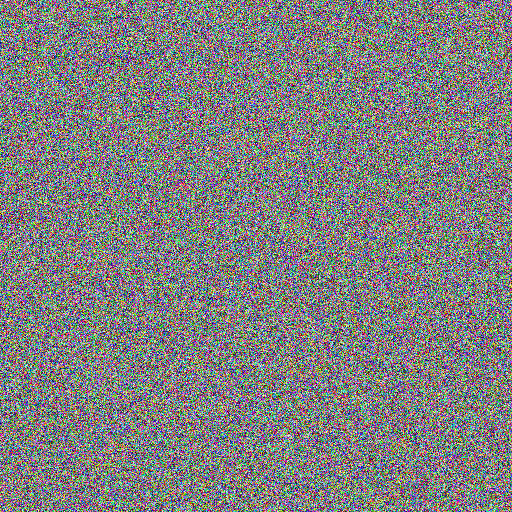
#> input picture Output/EMR/EMR_RDHEI.ppm, 512 x 512 px
$ python recipient.py
#> lines starting #> are read from the running program, lines starting #| are printed output that depends on the picture
### util.py
from subprocess import call
from PIL import Image  # Import Image from Pillow mudule
import numpy as np  # Import Numpy
import pickle  # Store the key1
import os  # Generate cryptographically secure RNG: os.urandom()
import sys  # Import sys
from operator import xor


def sepearte_RGB_channels(image):
    red, green, blue = Image.open(image).convert('RGB').split()
    r = np.array(red)
    g = np.array(green)
    b = np.array(blue)

    return r, g, b


# [55 lines left out: functions user_input, load_key1, image_encryption, embed_optimal_MSB, not called in this run]


def extract_optimal_MSB(bit_plane, pixels):
    pixels = pixels.flatten()
    if bit_plane == 'lsb_plane':
        msb = int(''.join([str(pixels[-1 - i] & 1) for i in range(3)]), 2)
    else:
        msb = int(''.join([str((pixels[-1 - i] & 0x80) % 127) for i in range(4)]), 2)

    return msb


# [64 lines left out: functions embed_map, map_compression, embed_size_info, not called in this run]


def map_extraction(bit_plane, pixels, genre, channel, name):
    pixels = pixels.flatten()
    size = ''  # Get size info
    bits = ''  # Get bits info
    if bit_plane == 'lsb_plane':
        """Extract map from the least siginificant bits"""

        # Get all the least siginificant bits and the hidden size information
        for i in range(len(pixels)):
            bits += str(pixels[i] & 1)
            if (len(pixels) - 22 < i) and (len(pixels) - 3 > i):
                size += str(pixels[i] & 1)

        map_size = int(size, 2)  # Get the map size

        # Write into the '*.jbg' file
        byte = int(bits[:map_size], 2).to_bytes((map_size + 7) // 8, byteorder=sys.byteorder)

    else:
        """Extract map from the most siginificant bits"""
        size = "".join([str((pixels[-i] & 0x80) % 127) for i in range(5, 41)])

        # Get the map size
        location_map_size = int(size[:18][::-1], 2)
        msb_map_size = int(size[18:][::-1], 2)

        bits = ''.join([str((pixels[i] & 0x80) % 127) for i in range(len(pixels))])

        if name == 'location':
            byte = int(bits[:location_map_size], 2).to_bytes((location_map_size + 7) // 8, byteorder=sys.byteorder)
        else:
            byte = int(bits[location_map_size:][:msb_map_size], 2).to_bytes((msb_map_size + 7) // 8,
                                                                            byteorder=sys.byteorder)

    # Write the JBG file for decompressing
    with open(f'../../Output/TEMP/{genre}_write_in_{channel}_{name}_map.jbg', 'wb') as f:
        f.write(byte)

    call(['../.././jbgtopbm', f'../../Output/TEMP/{genre}_write_in_{channel}_{name}_map.jbg',
          f'../../Output/TEMP/{genre}_generate_{channel}_{name}_map.pbm'])

    img = Image.open(f'../../Output/TEMP/{genre}_generate_{channel}_{name}_map.pbm')
    # Decompress the map
    extracted_map = np.invert(np.array(img)).astype('uint8')

    # return the extracted map
    return extracted_map

### Lossy/EMR-RDHEI/recipient.py
from PIL import Image  # Import Image from Pillow mudule
from operator import xor
import content_owner
import numpy as np  # Import Numpy
import random  # Import random module to generate random numbers
import sys

sys.path.append('../../')
import util
import eval


class Receiver:
    def __init__(self, image, original_image):
        self.original_image = original_image
        self.extract_info(image)
        self.recipient('key1&key2')

    def extract_info(self, image):
        # Seperate the original image channels
        self.r, self.g, self.b = util.sepearte_RGB_channels(image)
#> in sepearte_RGB_channels, `red, green, blue = Image.open(image).convert('RGB').split()`:
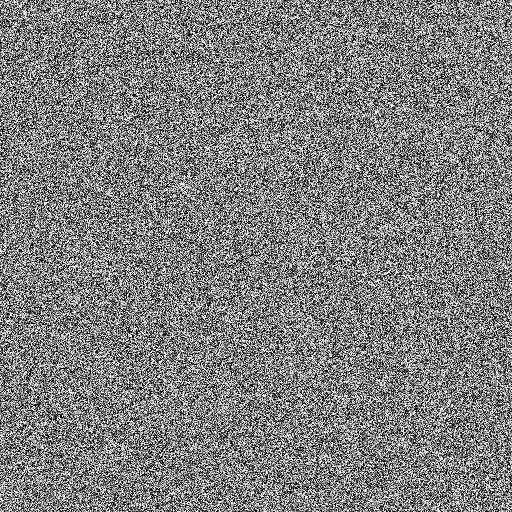
#> red: PIL image 512x512 L; min 0, max 255, mean 127.5
#> in sepearte_RGB_channels, `red, green, blue = Image.open(image).convert('RGB').split()`:
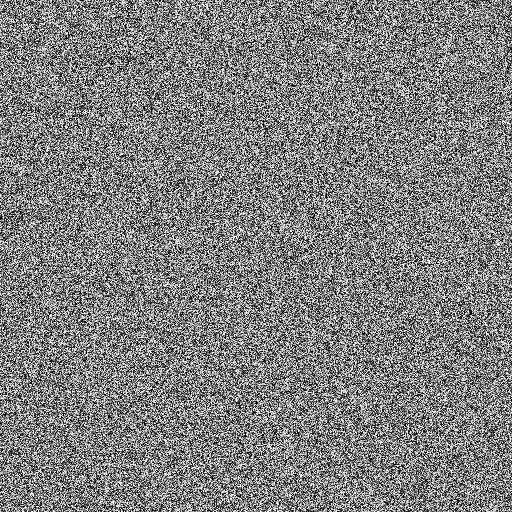
#> green: PIL image 512x512 L; min 0, max 255, mean 127.6
#> in sepearte_RGB_channels, `red, green, blue = Image.open(image).convert('RGB').split()`:
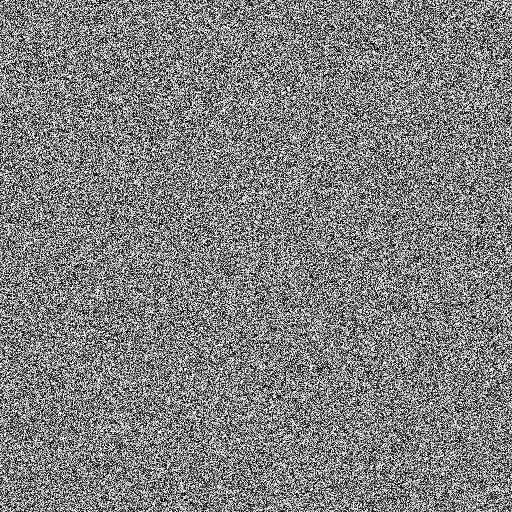
#> blue: PIL image 512x512 L; min 0, max 255, mean 127.5

        # Extract the optimal MSB
        self.r_msb = util.extract_optimal_MSB('lsb_plane', self.r)
        self.g_msb = util.extract_optimal_MSB('lsb_plane', self.g)
        self.b_msb = util.extract_optimal_MSB('lsb_plane', self.b)

        # Extract the location map
        self.r_location_map = util.map_extraction('lsb_plane', self.r, 'loss', 'r', 'location')
        self.g_location_map = util.map_extraction('lsb_plane', self.g, 'loss', 'g', 'location')
        self.b_location_map = util.map_extraction('lsb_plane', self.b, 'loss', 'b', 'location')

    # [74 lines left out: functions extract_message, channel_reconstruction, image_reconstruction, recipient, not called in this run]

if __name__ == '__main__':
    rc = Receiver('../../Output/EMR/EMR_RDHEI.ppm', content_owner.original_image)
#> in extract_info, `self.r_msb = util.extract_optimal_MSB('lsb_plane', self.r)`: self.r_msb = 7
#> the loop in map_extraction, `for i in range(len(pixels)):` made 262144 passes
#> bits on passes 1 to 3: '1', '10', '101'
#> after the loop in map_extraction, `for i in range(len(pixels)):`: size = '101011011011101010'
#> in map_extraction, `map_size = int(size, 2)`: map_size = 177898
#> (the run stopped early here; a loop or call above may not have finished)
